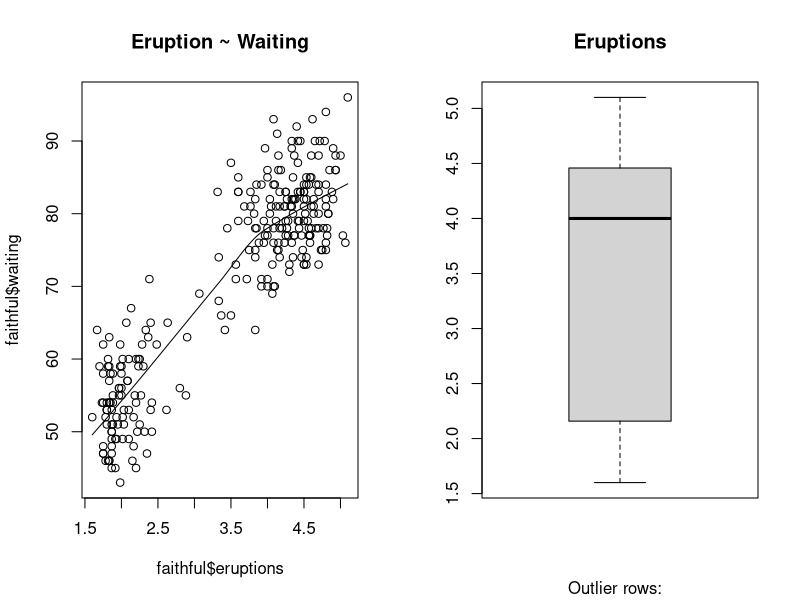
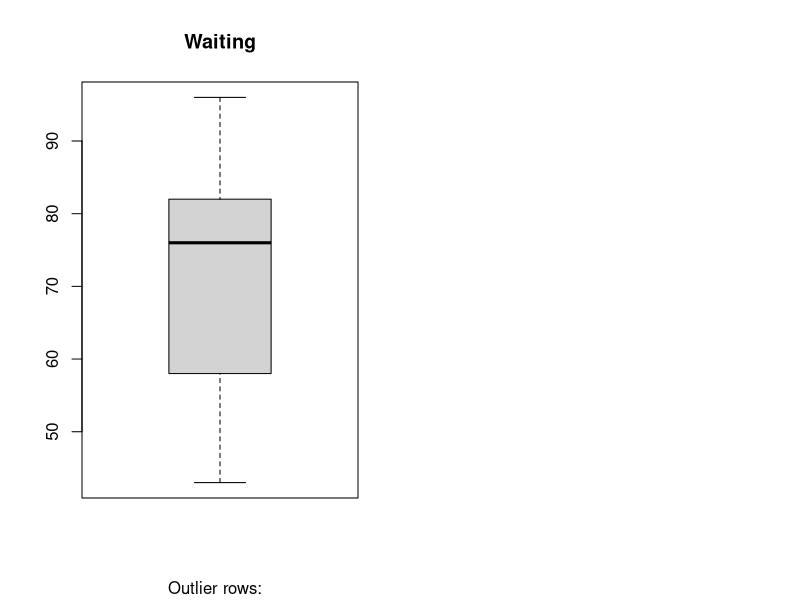
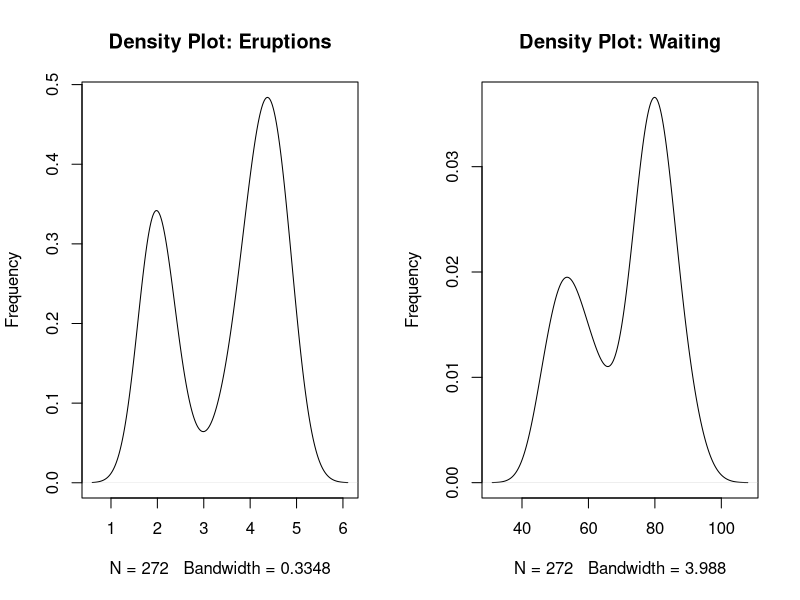
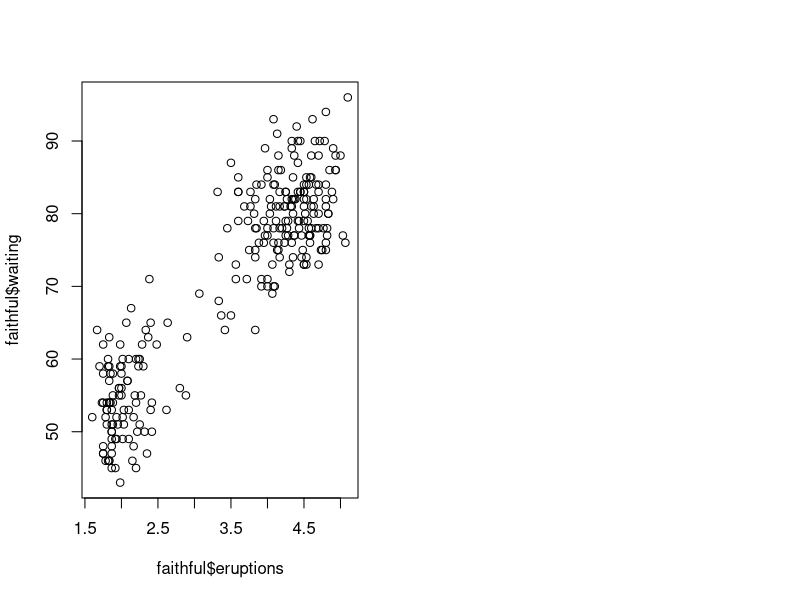

Recreate these plots in R, in order.
head(faithful)

cor(faithful$eruptions, faithful$waiting) # checking correlation between eruptions and waiting

par(mfrow=c(1, 2))  # divide graph area in 2 columns
scatter.smooth(x=faithful$eruptions, y=faithful$waiting, main= "Eruption ~ Waiting") #smooth scatterplot


boxplot(faithful$eruptions, main="Eruptions", sub=paste("Outlier rows: ", boxplot.stats(faithful$eruptions)$out))  # box plot for 'eruptions'
boxplot(faithful$waiting, main="Waiting", sub=paste("Outlier rows: ", boxplot.stats(faithful$waiting)$out))  # box plot for 'waiting'

par(mfrow=c(1, 2))  # divide graph area in 2 columns
plot(density(faithful$eruptions), main="Density Plot: Eruptions", ylab="Frequency")  # density plot for 'eruption'
plot(density(faithful$waiting), main="Density Plot: Waiting", ylab="Frequency") # density plot for 'waiting'

faithful.lm <- lm(eruptions ~ waiting, data=faithful)  # build linear regression model on full data
print(faithful.lm)

summary(faithful.lm) #inspecting results
plot(faithful$eruptions, faithful$waiting) #inspecting regression with a scatterplot of values
abline(faithful.lm)

#(7)the equation that describes the linear model I hae fitted is
# Y = a + bX, where Y is the Waiting variable(dependent variable), X is the Eruption variable(independent variable)
#b is the slope of the line, a is the y-intercept.

#(8) As the p-value is much less than 0.05 we reject the null hypothesis that ?? = 0, 
#Hence, there is a significant relationship between between the variables waiting and eruption of the data set faithful.

#(9) The p-value od waiting variable between waiting and F-value are similar because the regression model fits 
#the data better than the model with no independent variables as waiting is the dependant variable.

